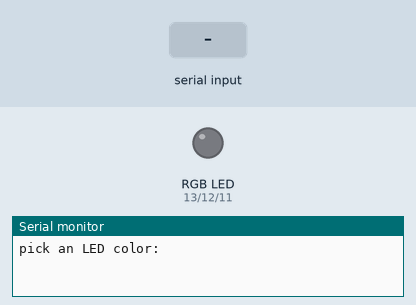
Simulated run of this sketch. Board: Arduino Uno, built with avr-gcc and run on an emulated ATmega328P. On the bench: an RGB LED mixed from three pins (HIGH = lit), the last lines printed to the serial monitor. The inputs (shaded band) are chosen by the test bench.

Above: at 1.2 s.
1.3 s: "r" received over Serial
At 3.5 s:
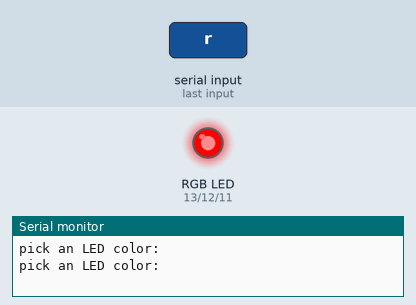
3.8 s: "b" received over Serial
At 5.5 s:
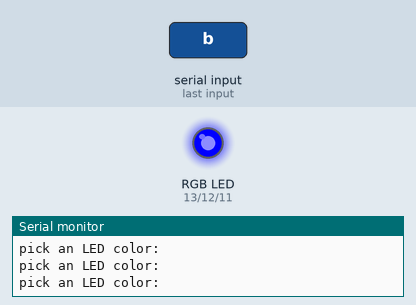
6.3 s: "g" received over Serial
At 8.5 s:
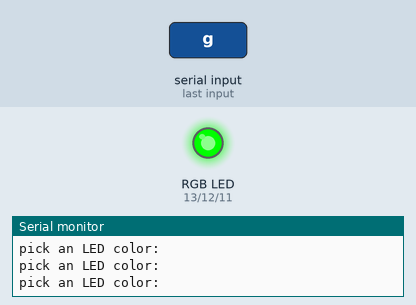
8.8 s: "a" received over Serial
At 10.5 s:
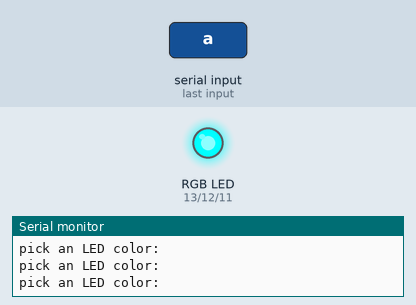
11.3 s: "v" received over Serial
At 13.5 s:
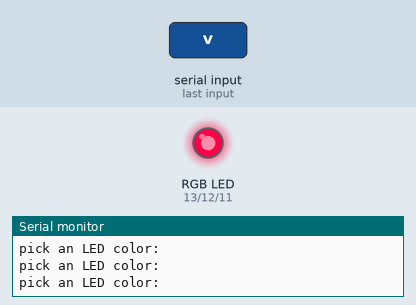
13.8 s: "b" received over Serial
At 15.5 s:
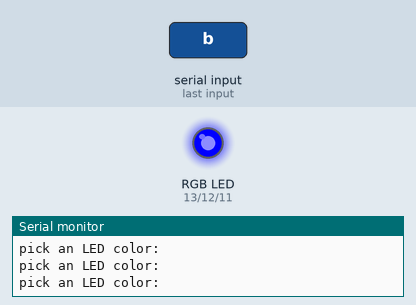
Timing chart, 0 to 17.0 s (numbered marks = the images above; inputs shaded):
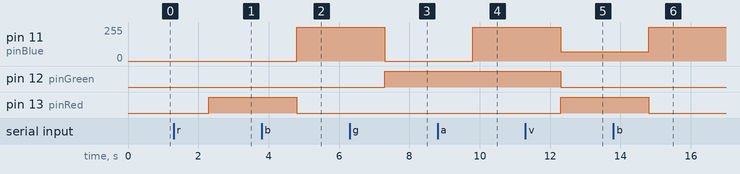

Measured:
- after the input at 1.3 s, pin 13 (pinRed): LOW → HIGH after 1.0 s
- after the input at 3.8 s, pin 11 (pinBlue): 0/255 → 255/255 after 1.0 s; pin 13 (pinRed): HIGH → LOW after 1.0 s
- after the input at 6.3 s, pin 11 (pinBlue): 255/255 → 0/255 after 1.0 s; pin 12 (pinGreen): LOW → HIGH after 1.0 s
- after the input at 8.8 s, pin 11 (pinBlue): 0/255 → 255/255 after 1.0 s
- after the input at 11.3 s, pin 11 (pinBlue): 255/255 → 70/255 after 1.0 s; pin 12 (pinGreen): HIGH → LOW after 1.0 s; pin 13 (pinRed): LOW → HIGH after 1.0 s
- after the input at 13.8 s, pin 11 (pinBlue): 70/255 → 255/255 after 1.0 s; pin 13 (pinRed): HIGH → LOW after 1.0 s

The sketch:

RGB_LED.ino
```cpp
int pinRed = 13;
int pinGreen = 12;
int pinBlue = 11;

String myColor;
String msg = "pick an LED color:";
void setup() {
  // put your setup code here, to run once:
  Serial.begin(9600);
  pinMode(pinRed, OUTPUT);
  pinMode(pinGreen, OUTPUT);
  pinMode(pinBlue, OUTPUT);
}

void loop() {
  // put your main code here, to run repeatedly:
  Serial.println(msg);
  while(Serial.available() == 0){}
  myColor = Serial.readString();

  digitalWrite(pinRed, LOW);
  digitalWrite(pinBlue, LOW);
  digitalWrite(pinGreen, LOW);

  if(myColor == "r"){
    digitalWrite(pinRed, HIGH);
  }else if(myColor == "b"){
    digitalWrite(pinBlue, HIGH);
  }else if(myColor == "g"){
    digitalWrite(pinGreen, HIGH);
  }else if(myColor == "y"){
    analogWrite(pinRed, 255);
    analogWrite(pinBlue, 0);
    analogWrite(pinGreen, 100);
  }else if(myColor == "a"){
    analogWrite(pinRed, 0);
    analogWrite(pinBlue, 255);
    analogWrite(pinGreen, 255);
  }else if(myColor == "v"){
    analogWrite(pinRed, 255);
    analogWrite(pinBlue, 70);
    analogWrite(pinGreen, 0);
  }
}
```
